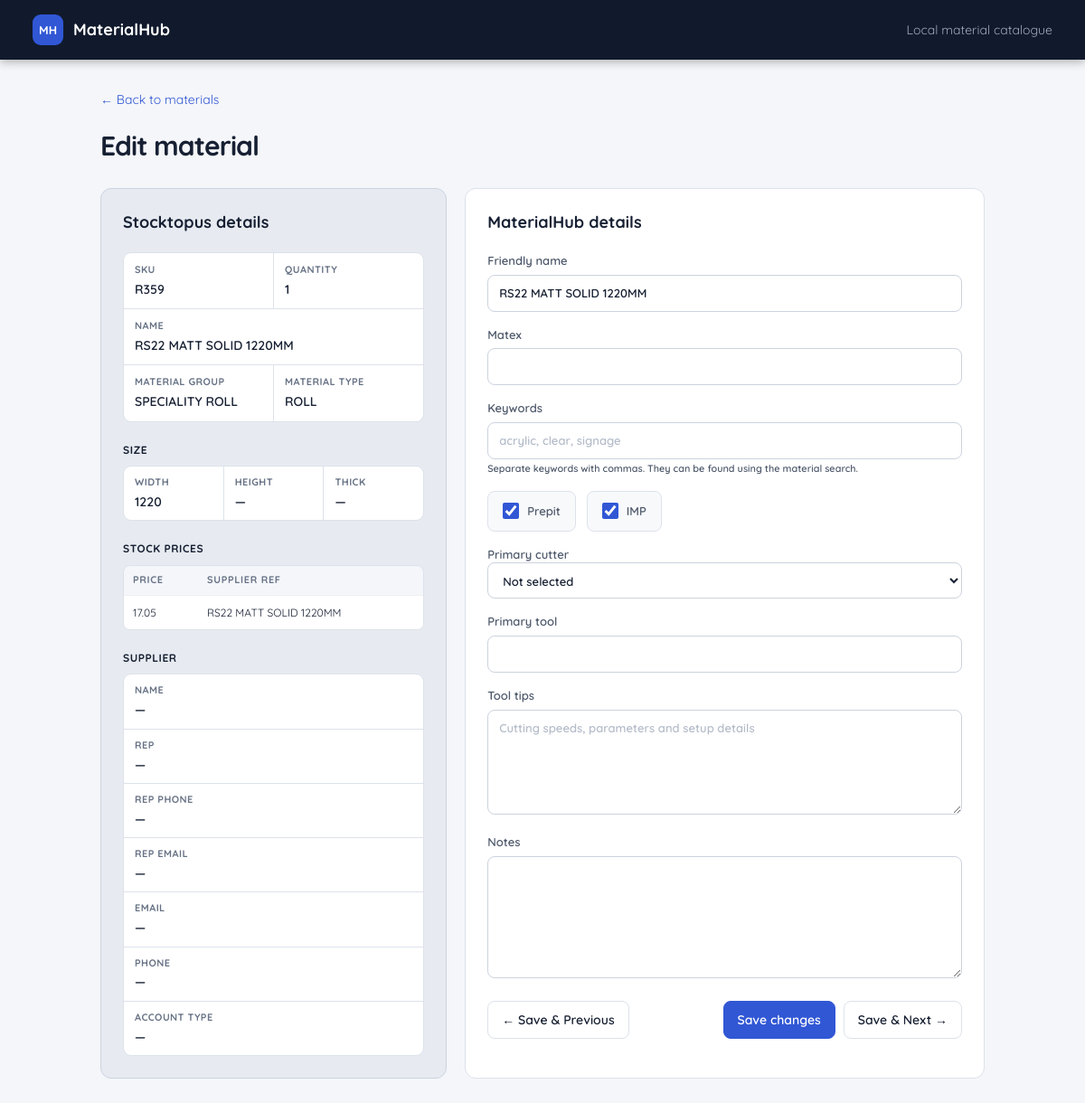
/materials/306/edit, run on an earlier commit of the app's database.
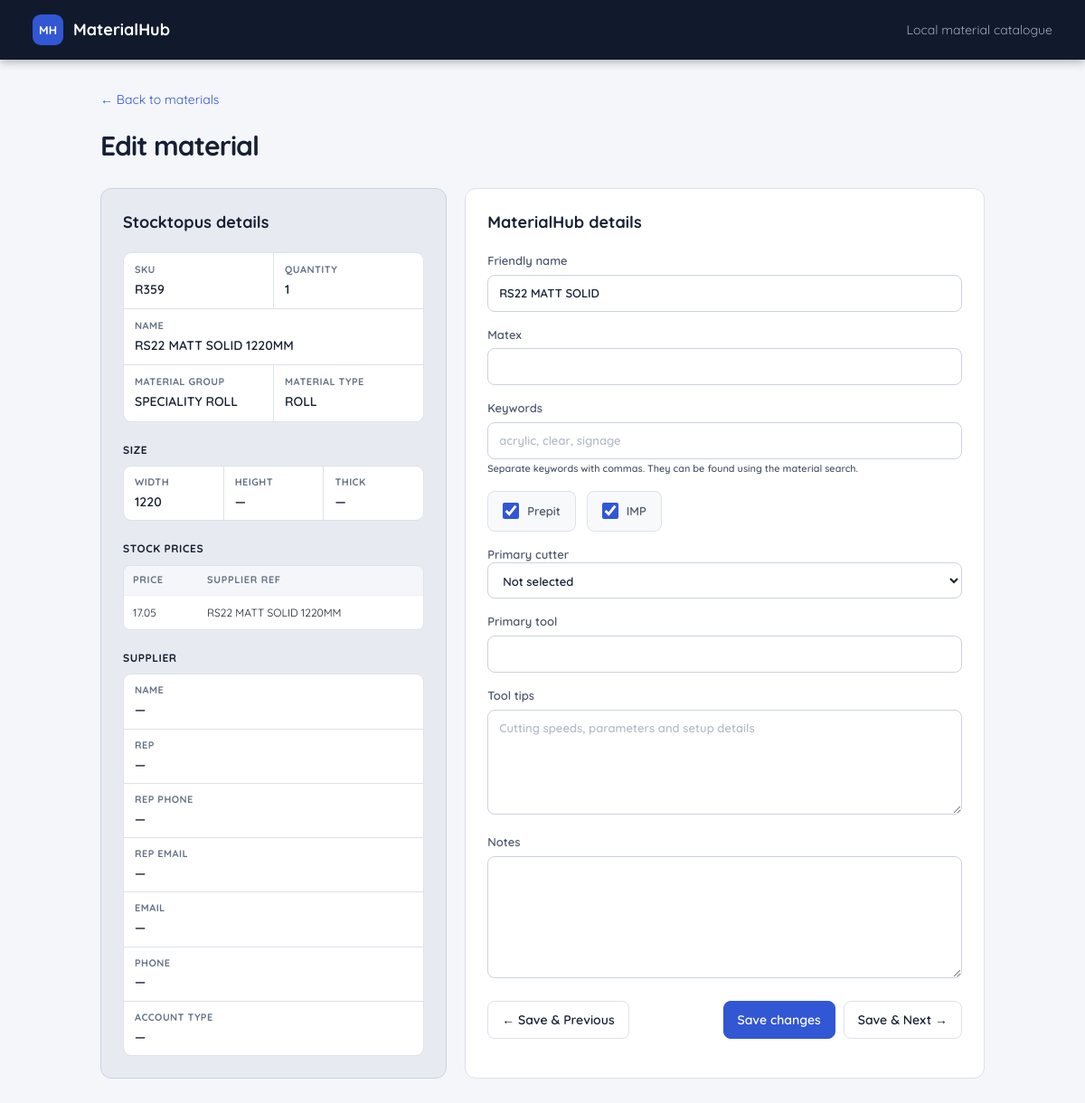
And on a later commit of the database.
### app/models.py (models this page shows)
class Material(Base):
    __tablename__ = "materials"
    id: Mapped[int] = mapped_column(primary_key=True)
    stocktopus_id: Mapped[str] = mapped_column(Text, unique=True, index=True)
    name: Mapped[str] = mapped_column(Text, default="")
    sku: Mapped[str | None] = mapped_column(Text)
    material_group: Mapped[str | None] = mapped_column(Text)
    material_type: Mapped[str | None] = mapped_column(Text)
    size_type: Mapped[str] = mapped_column(Text, index=True)
    width_mm: Mapped[float | None] = mapped_column(Float)
    height_mm: Mapped[float | None] = mapped_column(Float)
    length_mm: Mapped[float | None] = mapped_column(Float)
    thickness_mm: Mapped[float | None] = mapped_column(Float)
    size_unit: Mapped[str | None] = mapped_column(Text)
    size_string: Mapped[str | None] = mapped_column(Text)
    quantity: Mapped[float | None] = mapped_column(Float)
    price_range: Mapped[str | None] = mapped_column(Text)
    supplier_name: Mapped[str | None] = mapped_column(Text)
    active: Mapped[bool] = mapped_column(Boolean, default=True, index=True)
    raw_stocktopus_json: Mapped[str] = mapped_column(Text)
    first_seen_at: Mapped[datetime] = mapped_column(DateTime(timezone=True), default=utc_now)
    last_seen_at: Mapped[datetime] = mapped_column(DateTime(timezone=True), default=utc_now)
    updated_from_stocktopus_at: Mapped[datetime] = mapped_column(DateTime(timezone=True), default=utc_now)
    friendly_name: Mapped[str | None] = mapped_column(Text)
    matex: Mapped[str | None] = mapped_column(Text)
    prepit: Mapped[str | None] = mapped_column(Text)
    imp: Mapped[str | None] = mapped_column(Text)
    notes: Mapped[str | None] = mapped_column(Text)
    keywords: Mapped[str | None] = mapped_column(Text)
    primary_cutter: Mapped[str | None] = mapped_column(Text)
    primary_tool: Mapped[str | None] = mapped_column(Text)
    tool_tips: Mapped[str | None] = mapped_column(Text)
    sort_order: Mapped[int] = mapped_column(Integer, default=0)

### app/routes/materials.py (the view)
@router.get("/materials/{material_id}/edit")
def edit_page(material_id: int, request: Request, db: Session = Depends(get_db)):
    material = db.get(Material, material_id)
    if material is None:
        raise HTTPException(status_code=404, detail="Material not found")
    previous_id, next_id = _adjacent_material_ids(db, material_id)
    return templates.TemplateResponse(request, "edit_material.html", {
        "material": material,
        "stocktopus_fields": _stocktopus_fields(material),
        "previous_id": previous_id,
        "next_id": next_id,
    })

### app/templates/edit_material.html (shortened to what this page needs)
{% extends "base.html" %}
{% block content %}
<a class="back" href="/materials">← Back to materials</a>
<section class="heading">
  <div><h1>Edit material</h1></div>
</section>
<div class="edit-grid">
  <section class="card stocktopus-panel">
    <h2>Stocktopus details</h2>
    <div class="stocktopus-fields">
      <div class="stocktopus-overview">
      {% for field in stocktopus_fields %}
        {% if field.kind == 'value' %}
          <dl class="stocktopus-field stocktopus-field--{{ field.source_name|replace('_', '-') }}"><dt title="{{ field.source_name }}">{{ field.name }}</dt><dd>{{ field.value }}</dd></dl>
        {% endif %}
      {% endfor %}
      </div>
      {% for field in stocktopus_fields %}
        {% if field.kind == 'group' %}
          <section class="stocktopus-group stocktopus-group--{{ field.source_name|replace('_', '-') }}">
            <h3 title="{{ field.source_name }}">{{ field.name }}</h3>
            <div class="stocktopus-detail-grid">
              {% for child in field.children %}<dl class="stocktopus-field nested"><dt title="{{ child.source_name }}">{{ child.name }}</dt><dd>{{ child.value }}</dd></dl>{% endfor %}
            </div>
          </section>
        {% elif field.kind == 'collection' %}
          <section class="stocktopus-group">
            <h3 title="{{ field.source_name }}">{{ field.name }}</h3>
            {% if field['items'] %}
              <div class="stocktopus-table-wrap"><table class="stocktopus-table">
                <thead><tr>{% for child in field['items'][0] %}<th>{{ child.name }}</th>{% endfor %}</tr></thead>
                <tbody>{% for item in field['items'] %}<tr>{% for child in item %}<td>{{ child.value }}</td>{% endfor %}</tr>{% endfor %}</tbody>
              </table></div>
            {% else %}<div class="stocktopus-empty">No entries</div>{% endif %}
          </section>
        {% endif %}
      {% endfor %}
    </div>
  </section>
  <form id="edit-material" class="card form" method="post">
    <h2>MaterialHub details</h2>
    <label>Friendly name<input name="friendly_name" value="{{ material.friendly_name or '' }}"></label>
    <label>Matex<input name="matex" value="{{ material.matex or '' }}"></label>
    <label>Keywords
      <input name="keywords" value="{{ material.keywords or '' }}" placeholder="acrylic, clear, signage">
      <small>Separate keywords with commas. They can be found using the material search.</small>
    </label>
    <div class="check-row">
      <label class="check-field"><input type="checkbox" name="prepit" value="1" {% if material.prepit %}checked{% endif %}><span>Prepit</span></label>
      <label class="check-field"><input type="checkbox" name="imp" value="1" {% if material.imp %}checked{% endif %}><span>IMP</span></label>
    </div>
    <label>Primary cutter
      <select name="primary_cutter" id="primary-cutter">
        <option value="">Not selected</option>
      </select>
    </label>
    <label id="primary-tool-field" {% if material.primary_cutter not in ['CNC', 'JWEI'] %}hidden{% endif %}>Primary tool
      <input name="primary_tool" value="{{ material.primary_tool or '' }}">
    </label>
    <label>Tool tips<textarea name="tool_tips" rows="5" placeholder="Cutting speeds, parameters and setup details">{{ material.tool_tips or '' }}</textarea></label>
    <label>Notes<textarea name="notes" rows="6">{{ material.notes or '' }}</textarea></label>
    <div class="edit-navigation">
      <button name="navigation" value="previous" {% if previous_id is none %}disabled{% endif %}>← Save &amp; Previous</button>
      <div class="actions">
        <button class="primary" name="navigation" value="save">Save changes</button>
        <button name="navigation" value="next" {% if next_id is none %}disabled{% endif %}>Save &amp; Next →</button>
      </div>
    </div>
  </form>
</div>
{% endblock %}

What changed in the data, as far as the page shows it:
changed Material: friendly_name "RS22 MATT SOLID 1220MM" → "RS22 MATT SOLID"
